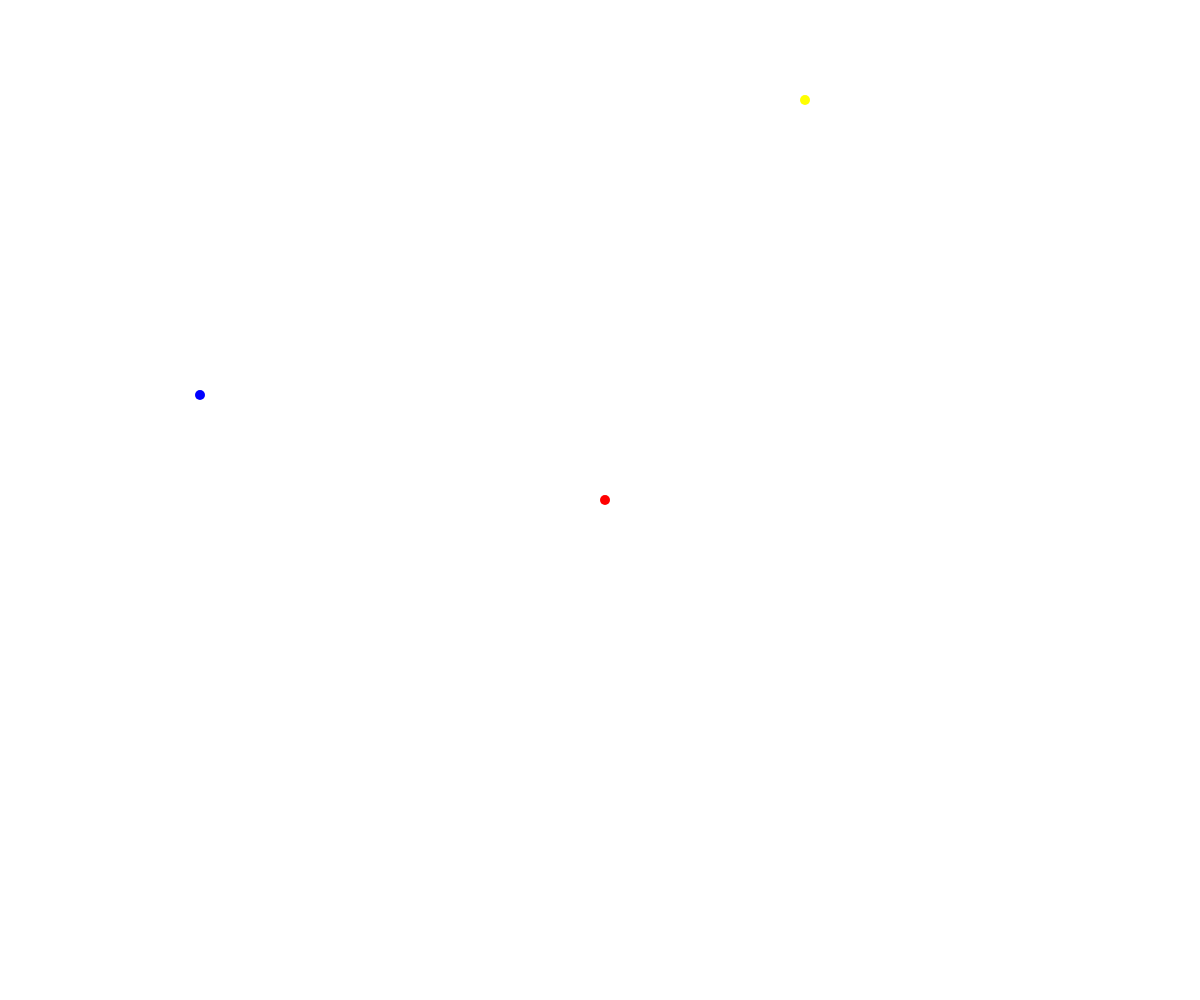
Frame 1 (no input)
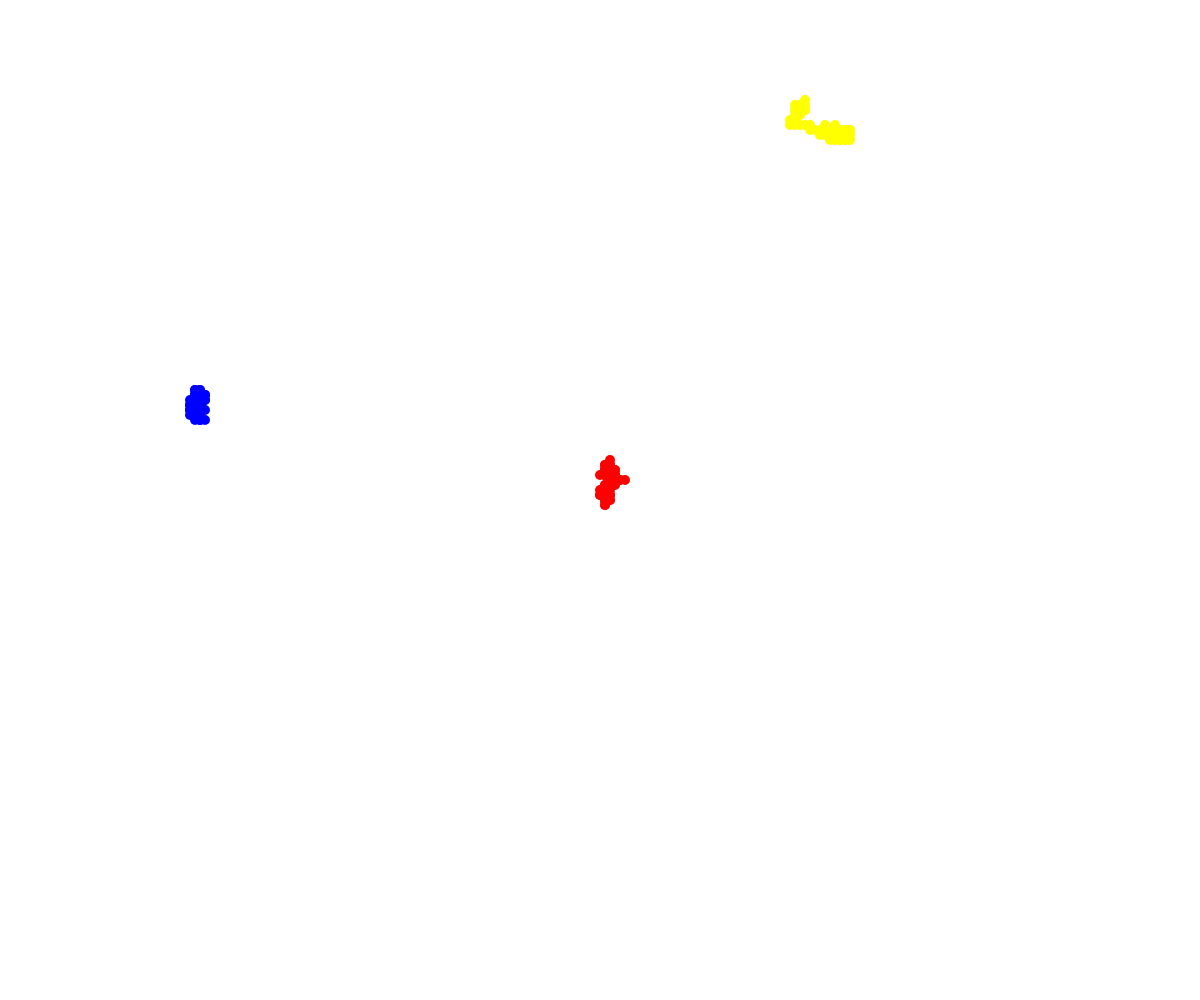
Frame 60 (no input)
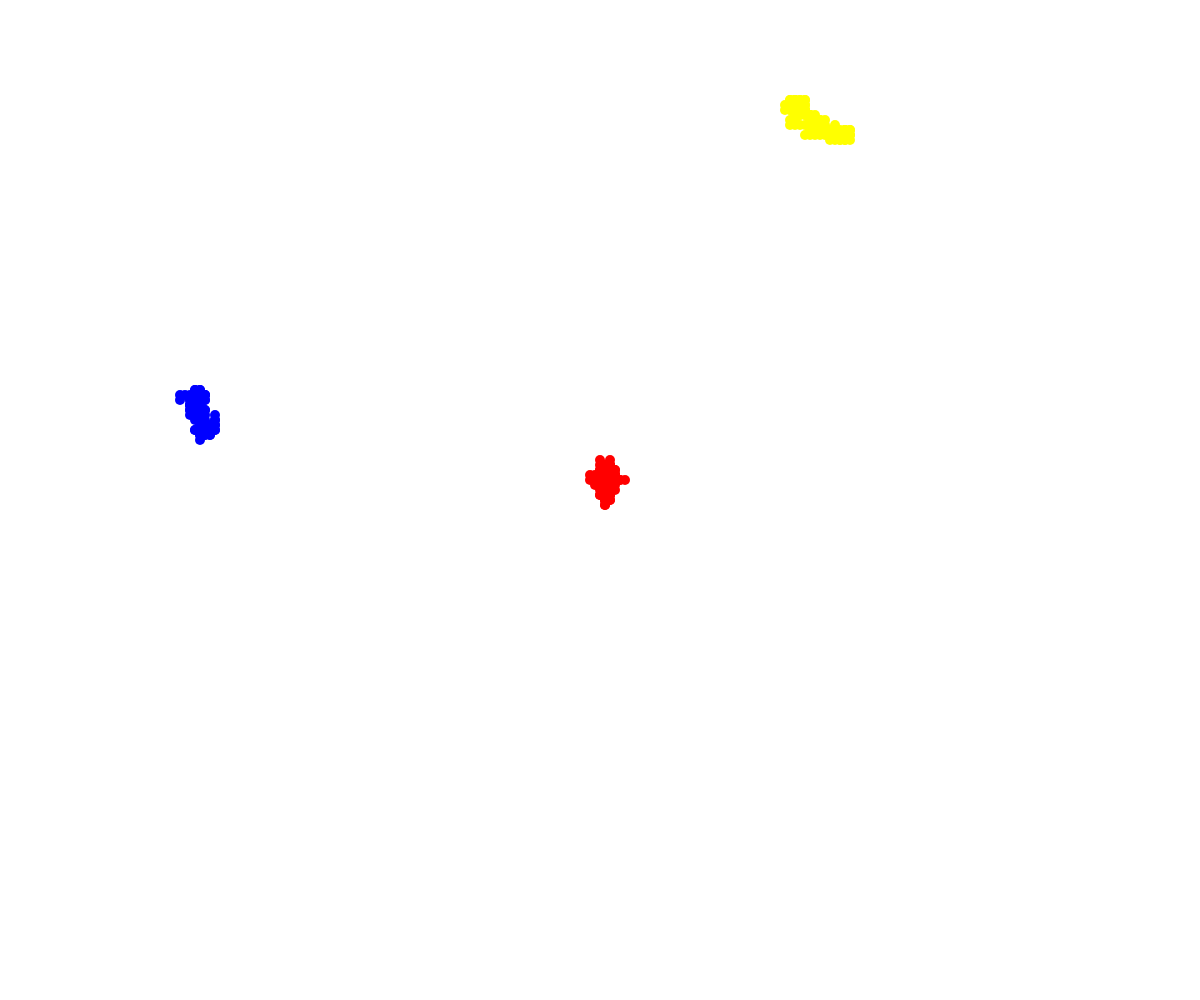
Frame 120 (the mouse pressed at the canvas centre since frame 60)

The p5.js sketch that drew these frames (run headless with seeded random() and noise() and a simulated clock; from frame 60 on, the mouse is pressed at the canvas centre):

// p5.js sketch
// ── sketch.js
// Walker OOP
// Your Name
// Date
//
// Extra for Experts:
// - describe what you did to take this project "above and beyond"

class Walker {
  constructor(x, y, theColour) {
    this.x = x;
    this.y = y;
    this.stepSize = 5;
    this.colour = theColour;
    this.radius = 5;
  }

  display() {
    fill(this.colour);
    circle(this.x, this.y, this.radius * 2);
  }

  move() {
    let choice = random(100);
    if (choice < 25) {
      this.y -= this.stepSize;
    }
    else if (choice < 50) {
      this.y += this.stepSize;
    }
    else if (choice < 75) {
      this.x += this.stepSize;
    }
    else if (choice < 100) {
      this.x -= this.stepSize;
    }
  }
}

let maram;
let griffin;
let seth;

function setup() {
  createCanvas(windowWidth, windowHeight);
  maram = new Walker(width/2, height/2, "red");
  griffin = new Walker(200, 400, "blue");
  seth = new Walker(800, 100, "yellow");
  noStroke();
}

function draw() {
  maram.move();
  griffin.move();
  seth.move();
  
  seth.display();
  griffin.display();
  maram.display();
}
